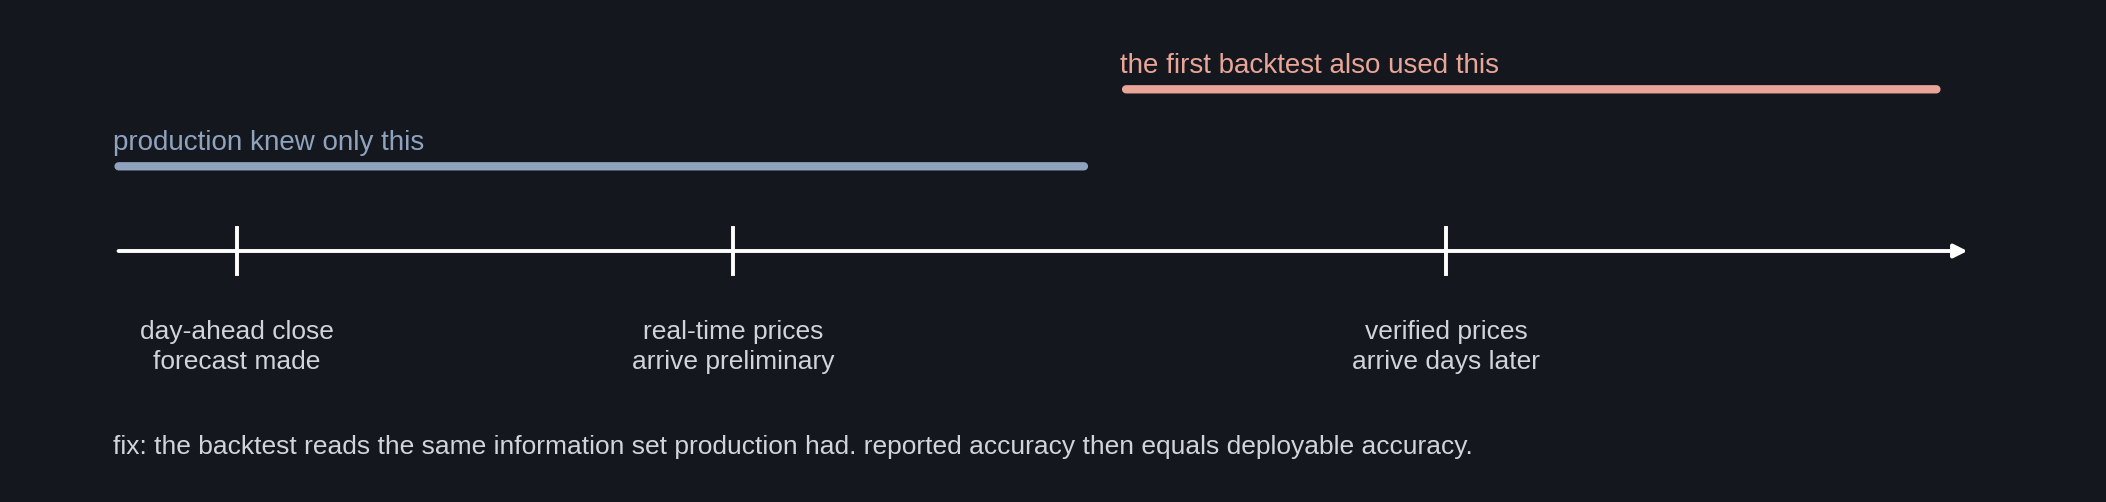

This figure's Python source:
"""slide 8: what production knew at prediction time versus what the first backtest used. run: python diagrams/slide08_information_set.py"""
from matplotlib.patches import FancyBboxPatch
import sys, os; sys.path.insert(0, os.path.dirname(os.path.abspath(__file__)))
from _style import canvas, save, BG, FG, DIM, ACC

fig, ax = canvas(13.33, 3.0)
# a timeline: prediction time, then days later the verified prices arrive
ax.annotate("", xy=(12.6, 1.5), xytext=(0.6, 1.5), arrowprops=dict(arrowstyle="-|>", color=FG, lw=1.4))
for x, label in [(1.4, "day-ahead close\nforecast made"), (4.6, "real-time prices\narrive preliminary"), (9.2, "verified prices\narrive days later")]:
    ax.plot([x, x], [1.35, 1.65], color=FG, lw=1.4)
    ax.text(x, 1.05, label, ha="center", va="top", color=DIM, fontsize=9.5, linespacing=1.3)
ax.text(0.6, 2.12, "production knew only this", color=ACC, fontsize=10, va="bottom")
ax.annotate("", xy=(6.9, 2.05), xytext=(0.6, 2.05), arrowprops=dict(arrowstyle="-", color=ACC, lw=3))
ax.text(7.1, 2.62, "the first backtest also used this", color="#E8A598", fontsize=10, va="bottom")
ax.annotate("", xy=(12.4, 2.55), xytext=(7.1, 2.55), arrowprops=dict(arrowstyle="-", color="#E8A598", lw=3))
ax.text(0.6, 0.15, "fix: the backtest reads the same information set production had. reported accuracy then equals deployable accuracy.", color=DIM, fontsize=9.5, va="bottom")
save(fig, os.path.join(os.path.dirname(os.path.abspath(__file__)), "slide08_information_set.png"))
